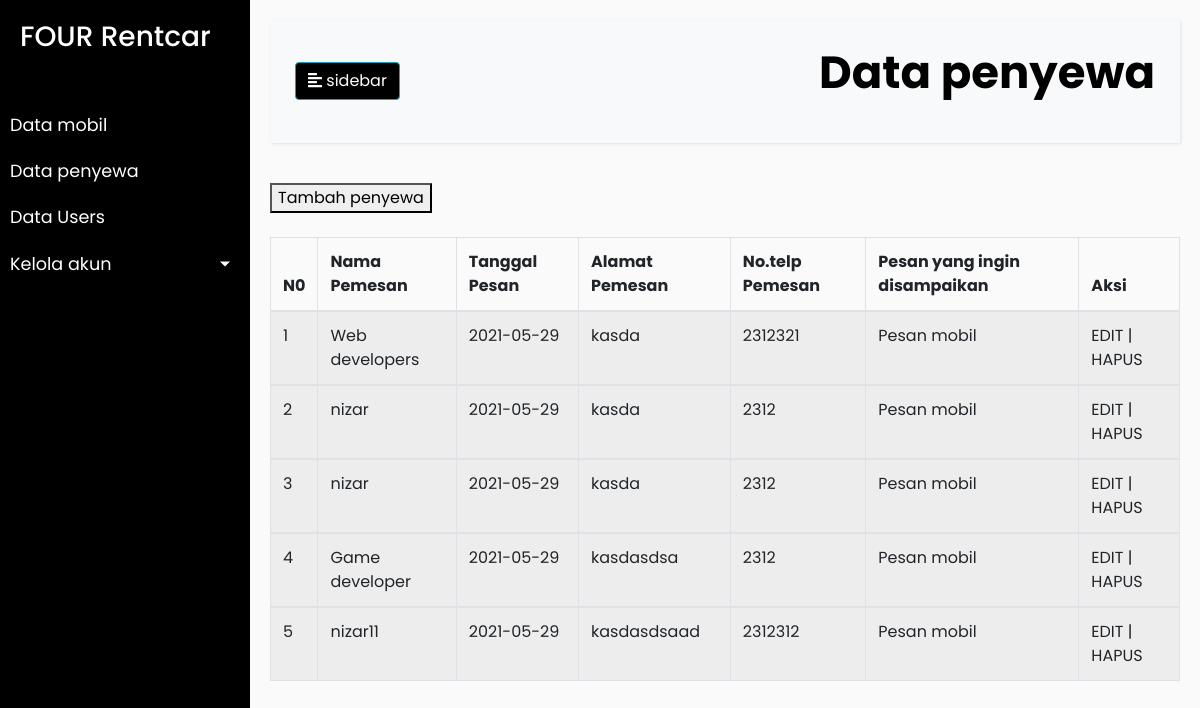
/datapenyewa.php, run on the app's committed database.
### tables this page shows
CREATE TABLE `tb_transaksi` (
  `id_pesanan` int(11) NOT NULL,
  `nama` varchar(255) DEFAULT NULL,
  `tanggal` varchar(255) DEFAULT NULL,
  `alamat` varchar(255) DEFAULT NULL,
  `no_telp` int(100) DEFAULT NULL,
  `pesan` varchar(255) DEFAULT NULL
);

### datapenyewa.php (the view, shortened to what this page needs)
<?php include "header.php"; ?>
        <div id="content">
            <nav class="navbar navbar-expand-lg navbar-light bg-light">
                <div class="container-fluid">
                    <button type="button" id="sidebarCollapse" class="btn btn-info">
                        <i class="fas fa-align-left"></i>
                        <span>sidebar</span>
                    </button>
                    <p style="color: black; font-size: 45px; font-weight: bold;">Data penyewa</p>
                    </div>
            </nav>
            <a href="tambahpenyewa.php"><button>Tambah penyewa</button></a>
            <br><br>
			<table id="example" class="table table-striped table-bordered" style="width:100%">
				<thead>
					<tr>
						<th>N0</th>
						<th>Nama Pemesan</th>
						<th>Tanggal Pesan</th>
						<th>Alamat Pemesan</th>
						<th>No.telp Pemesan</th>
						<th>Pesan yang ingin disampaikan</th>
						<th>Aksi</th>
					</tr>
				</thead>
				<tbody>
				<?php
				include 'koneksi.php';
				$no = 1;
				$data = mysqli_query($koneksi,"select * from tb_transaksi");
				while($d = mysqli_fetch_array($data)){
					?>
					<tr>
						<td><?php echo $no++; ?></td>
						<td><?php echo $d['nama']; ?></td>
						<td><?php echo $d['tanggal']; ?></td>
						<td><?php echo $d['alamat']; ?></td>
						<td><?php echo $d['no_telp']; ?></td>
						<td><?php echo $d['pesan']; ?></td>
						<td>
							<a href="editpenyewa.php?Id=<?php echo $d['Id']; ?>">EDIT</a> |
							<a href="hapuspenyewa.php?Id=<?php echo $d['Id']; ?>">HAPUS</a>
						</td>
					</tr>
				</tbody>
					<?php
				}
				?>
			</table>
		</div>
<?php include "footer.php"; ?>

### style.css (style rules this page uses)
body { font-family: 'Poppins', sans-serif; background: #fafafa; }
p { font-family: 'Poppins', sans-serif; font-size: 1.1em; font-weight: 300; line-height: 1.7em; color: #999; }
a, a:hover, a:focus { color: inherit; text-decoration: none; transition: all 0.3s; }
.navbar { padding: 15px 10px; background: #fff; border: none; border-radius: 0; margin-bottom: 40px; box-shadow: 1px 1px 3px rgba(0, 0, 0, 0.1); }
#content { width: 100%; padding: 20px; min-height: 100vh; transition: all 0.3s; }
.container-fluid button { background: black; }

### data on the page
tb_transaksi: nama "Web developers", tanggal "2021-05-29", alamat "kasda", no_telp "2312321", pesan "Pesan mobil"
tb_transaksi: nama "nizar", tanggal "2021-05-29", alamat "kasda", no_telp "2312", pesan "Pesan mobil"
tb_transaksi: nama "nizar", tanggal "2021-05-29", alamat "kasda", no_telp "2312", pesan "Pesan mobil"
tb_transaksi: nama "Game developer", tanggal "2021-05-29", alamat "kasdasdsa", no_telp "2312", pesan "Pesan mobil"
tb_transaksi: nama "nizar11", tanggal "2021-05-29", alamat "kasdasdsaad", no_telp "2312312", pesan "Pesan mobil"
